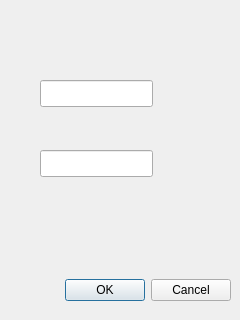
<?xml version="1.0" encoding="UTF-8"?>
<ui version="4.0">
 <class>Delicious</class>
 <widget class="QDialog" name="Delicious">
  <property name="geometry">
   <rect>
    <x>0</x>
    <y>0</y>
    <width>240</width>
    <height>320</height>
   </rect>
  </property>
  <property name="windowTitle">
   <string>Dialog</string>
  </property>
  <widget class="QDialogButtonBox" name="buttonBox">
   <property name="geometry">
    <rect>
     <x>10</x>
     <y>270</y>
     <width>221</width>
     <height>41</height>
    </rect>
   </property>
   <property name="orientation">
    <enum>Qt::Horizontal</enum>
   </property>
   <property name="standardButtons">
    <set>QDialogButtonBox::Cancel|QDialogButtonBox::Ok</set>
   </property>
  </widget>
  <widget class="QLineEdit" name="username">
   <property name="geometry">
    <rect>
     <x>40</x>
     <y>80</y>
     <width>113</width>
     <height>27</height>
    </rect>
   </property>
  </widget>
  <widget class="QLineEdit" name="password">
   <property name="geometry">
    <rect>
     <x>40</x>
     <y>150</y>
     <width>113</width>
     <height>27</height>
    </rect>
   </property>
  </widget>
 </widget>
 <resources/>
 <connections>
  <connection>
   <sender>buttonBox</sender>
   <signal>accepted()</signal>
   <receiver>Delicious</receiver>
   <slot>accept()</slot>
   <hints>
    <hint type="sourcelabel">
     <x>248</x>
     <y>254</y>
    </hint>
    <hint type="destinationlabel">
     <x>157</x>
     <y>274</y>
    </hint>
   </hints>
  </connection>
  <connection>
   <sender>buttonBox</sender>
   <signal>rejected()</signal>
   <receiver>Delicious</receiver>
   <slot>reject()</slot>
   <hints>
    <hint type="sourcelabel">
     <x>316</x>
     <y>260</y>
    </hint>
    <hint type="destinationlabel">
     <x>286</x>
     <y>274</y>
    </hint>
   </hints>
  </connection>
 </connections>
</ui>
